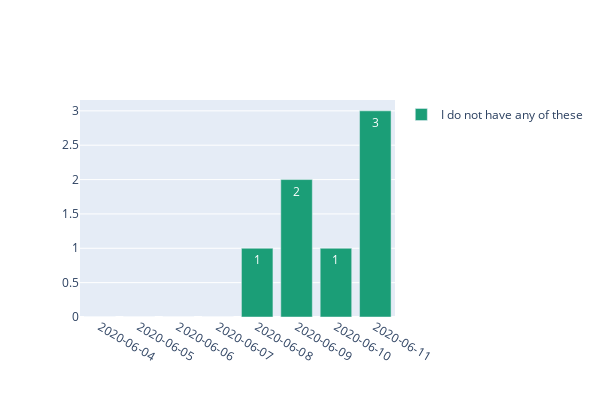
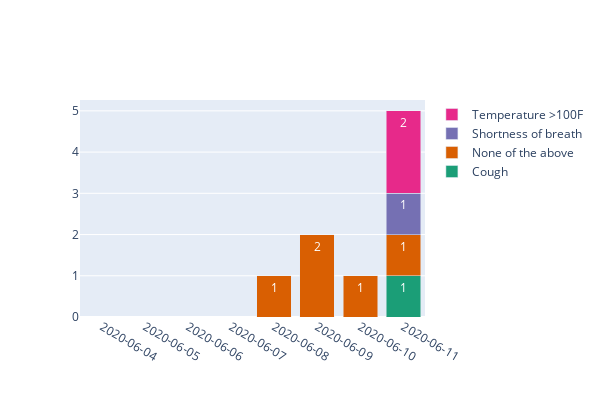
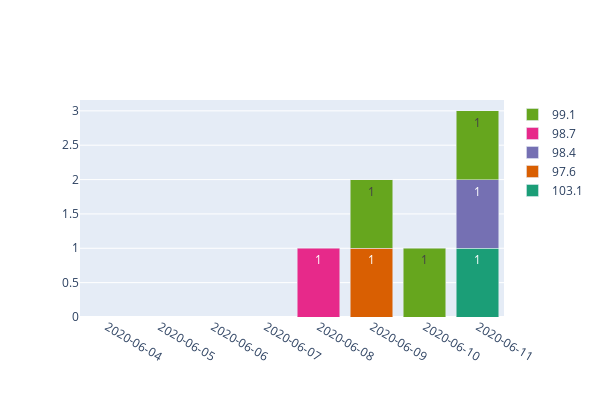

The cell these charts' notebook holds for them, in order:
### Code cell
for fig in figs:
    fig.show()

### Figure 1 — Plotly figure (JSON) as saved in the notebook; plotly's stock layout.template omitted (floating-point values rounded to 4 significant figures)
{"data": [{"marker": {"color": "rgba(0.10588235294117647, 0.6196078431372549, 0.4666666666666667)"}, "name": "I do not have any of these", "orientation": "v", "text": [0, 0, 0, 0, 1, 2, 1, 3], "textposition": "auto", "type": "bar", "x": ["2020-06-04", "2020-06-05", "2020-06-06", "2020-06-07", "2020-06-08", "2020-06-09", "2020-06-10", "2020-06-11"], "y": [0, 0, 0, 0, 1, 2, 1, 3]}], "layout": {"autosize": true, "barmode": "stack", "height": 400, "showlegend": true, "title": {"text": "", "x": 0.5, "xanchor": "center", "y": 0.9, "yanchor": "top"}, "width": 600, "xaxis": {"automargin": true, "categoryarray": ["2020-06-04", "2020-06-05", "2020-06-06", "2020-06-07", "2020-06-08", "2020-06-09", "2020-06-10", "2020-06-11"], "categoryorder": "array", "title": {"font": {"size": 12}, "text": ""}, "type": "category"}, "yaxis": {"automargin": true, "title": {"font": {"size": 12}, "text": ""}}}}

### Figure 2 — Plotly figure (JSON) as saved in the notebook; plotly's stock layout.template omitted (floating-point values rounded to 4 significant figures)
{"data": [{"marker": {"color": "rgba(0.10588235294117647, 0.6196078431372549, 0.4666666666666667)"}, "name": "Cough", "orientation": "v", "text": [1], "textposition": "auto", "type": "bar", "x": ["2020-06-11"], "y": [1]}, {"marker": {"color": "rgba(0.8509803921568627, 0.37254901960784315, 0.00784313725490196)"}, "name": "None of the above", "orientation": "v", "text": [0, 0, 0, 0, 1, 2, 1, 1], "textposition": "auto", "type": "bar", "x": ["2020-06-04", "2020-06-05", "2020-06-06", "2020-06-07", "2020-06-08", "2020-06-09", "2020-06-10", "2020-06-11"], "y": [0, 0, 0, 0, 1, 2, 1, 1]}, {"marker": {"color": "rgba(0.4588235294117647, 0.4392156862745098, 0.7019607843137254)"}, "name": "Shortness of breath", "orientation": "v", "text": [1], "textposition": "auto", "type": "bar", "x": ["2020-06-11"], "y": [1]}, {"marker": {"color": "rgba(0.9058823529411765, 0.1607843137254902, 0.5411764705882353)"}, "name": "Temperature >100F", "orientation": "v", "text": [2], "textposition": "auto", "type": "bar", "x": ["2020-06-11"], "y": [2]}], "layout": {"autosize": true, "barmode": "stack", "height": 400, "showlegend": true, "title": {"text": "", "x": 0.5, "xanchor": "center", "y": 0.9, "yanchor": "top"}, "width": 600, "xaxis": {"automargin": true, "categoryarray": ["2020-06-04", "2020-06-05", "2020-06-06", "2020-06-07", "2020-06-08", "2020-06-09", "2020-06-10", "2020-06-11"], "categoryorder": "array", "title": {"font": {"size": 12}, "text": ""}, "type": "category"}, "yaxis": {"automargin": true, "title": {"font": {"size": 12}, "text": ""}}}}

### Figure 3 — Plotly figure (JSON) as saved in the notebook; plotly's stock layout.template omitted (floating-point values rounded to 4 significant figures)
{"data": [{"marker": {"color": "rgba(0.10588235294117647, 0.6196078431372549, 0.4666666666666667)"}, "name": "103.1", "orientation": "v", "text": [1], "textposition": "auto", "type": "bar", "x": ["2020-06-11"], "y": [1]}, {"marker": {"color": "rgba(0.8509803921568627, 0.37254901960784315, 0.00784313725490196)"}, "name": "97.6", "orientation": "v", "text": [1], "textposition": "auto", "type": "bar", "x": ["2020-06-09"], "y": [1]}, {"marker": {"color": "rgba(0.4588235294117647, 0.4392156862745098, 0.7019607843137254)"}, "name": "98.4", "orientation": "v", "text": [1], "textposition": "auto", "type": "bar", "x": ["2020-06-11"], "y": [1]}, {"marker": {"color": "rgba(0.9058823529411765, 0.1607843137254902, 0.5411764705882353)"}, "name": "98.7", "orientation": "v", "text": [0, 0, 0, 0, 1], "textposition": "auto", "type": "bar", "x": ["2020-06-04", "2020-06-05", "2020-06-06", "2020-06-07", "2020-06-08"], "y": [0, 0, 0, 0, 1]}, {"marker": {"color": "rgba(0.4, 0.6509803921568628, 0.11764705882352941)"}, "name": "99.1", "orientation": "v", "text": [1, 1, 1], "textposition": "auto", "type": "bar", "x": ["2020-06-09", "2020-06-10", "2020-06-11"], "y": [1, 1, 1]}], "layout": {"autosize": true, "barmode": "stack", "height": 400, "showlegend": true, "title": {"text": "", "x": 0.5, "xanchor": "center", "y": 0.9, "yanchor": "top"}, "width": 600, "xaxis": {"automargin": true, "categoryarray": ["2020-06-04", "2020-06-05", "2020-06-06", "2020-06-07", "2020-06-08", "2020-06-09", "2020-06-10", "2020-06-11"], "categoryorder": "array", "title": {"font": {"size": 12}, "text": ""}, "type": "category"}, "yaxis": {"automargin": true, "title": {"font": {"size": 12}, "text": ""}}}}
